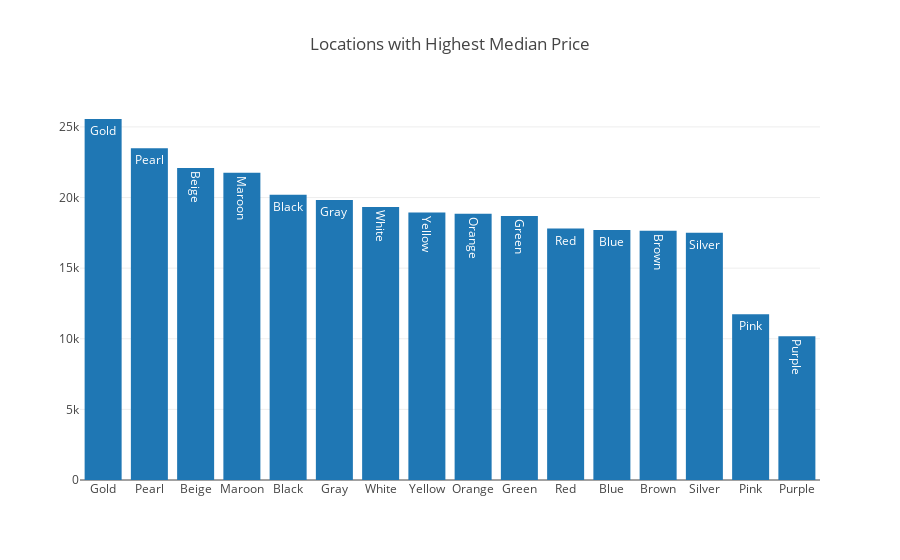

Write notebook code for a chart like this one.
### Code cell
from plotly.graph_objs import Bar

location_df = df_clean.groupby('external color')['price'].median().sort_values(ascending=False).reset_index()

data = [Bar(x=location_df['external color'], y=location_df['price'], text=location_df['external color'])]
layout = Layout(title="Locations with Highest Median Price")

fig = Figure(data=data, layout=layout)

plotly.offline.iplot(fig,show_link=False)

### Figure 1 — Plotly figure (JSON) as saved in the notebook; plotly's stock layout.template omitted (floating-point values rounded to 4 significant figures)
{"data": [{"text": ["Gold", "Pearl", "Beige", "Maroon", "Black", "Gray", "White", "Yellow", "Orange", "Green", "Red", "Blue", "Brown", "Silver", "Pink", "Purple"], "type": "bar", "x": ["Gold", "Pearl", "Beige", "Maroon", "Black", "Gray", "White", "Yellow", "Orange", "Green", "Red", "Blue", "Brown", "Silver", "Pink", "Purple"], "y": [25560.0, 23480.0, 22098, 21754, 20200, 19819, 19334, 18934, 18850, 18700, 17800, 17700, 17650.0, 17508, 11730, 10176]}], "layout": {"title": "Locations with Highest Median Price"}}
